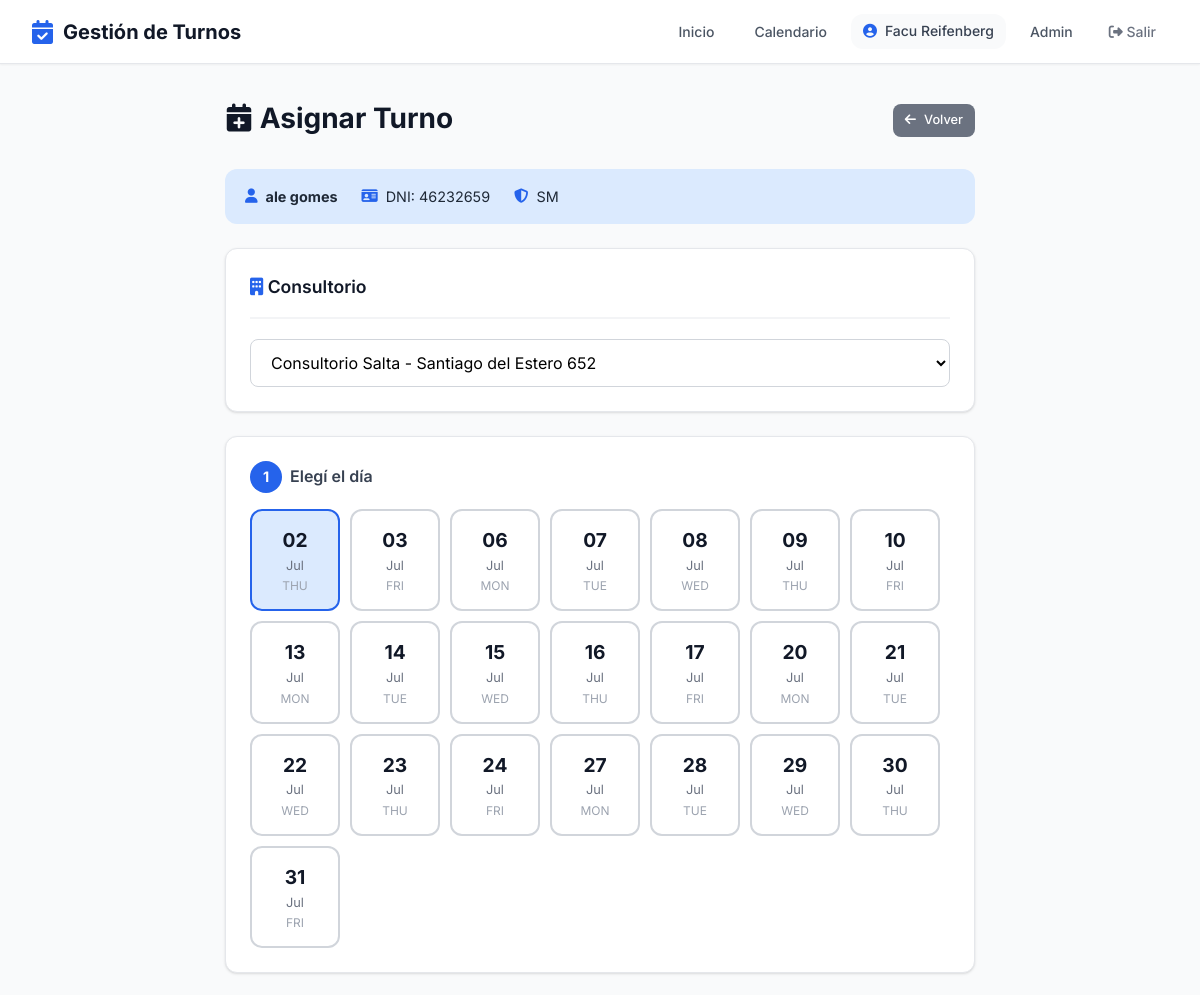
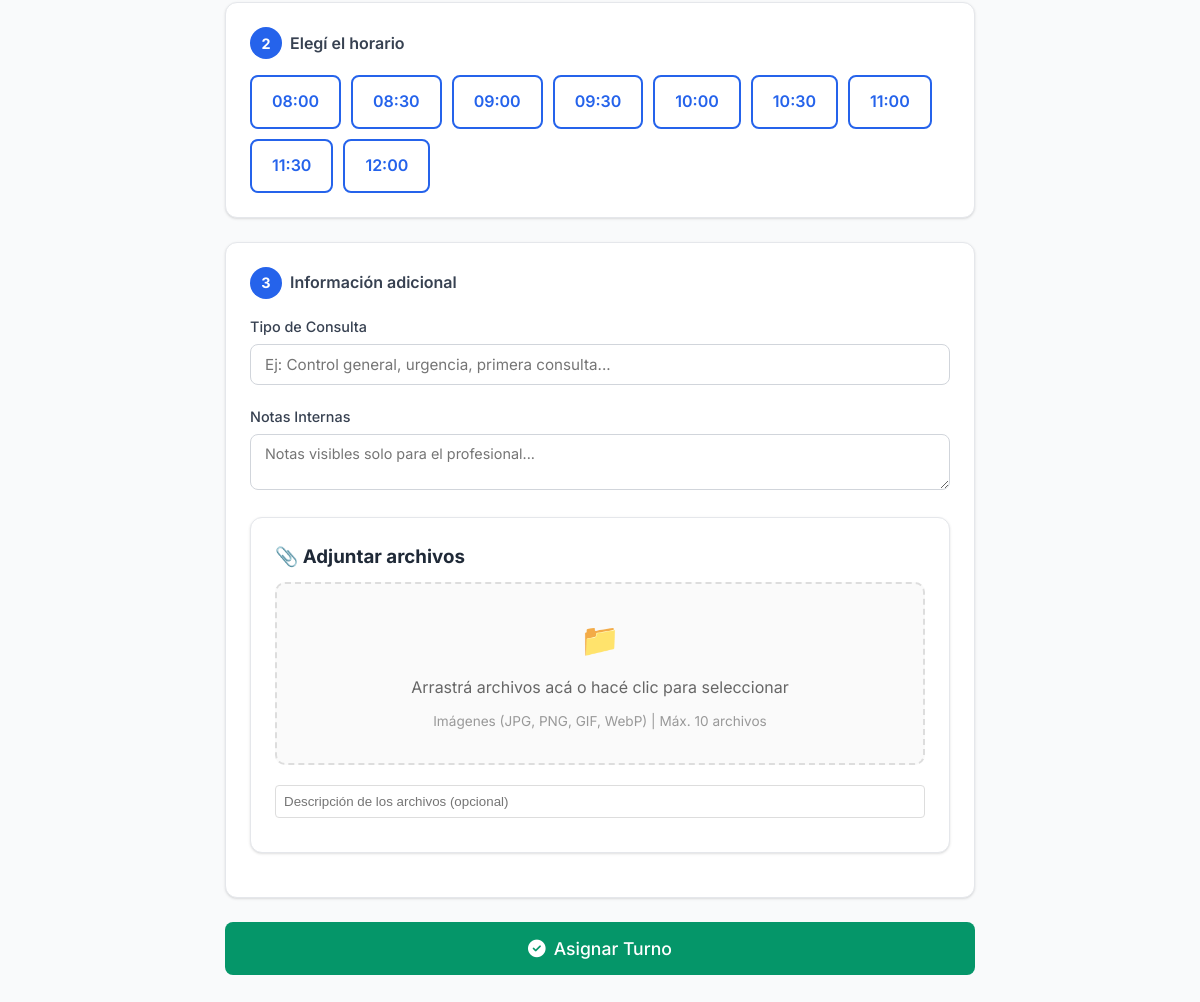
The app's page /profesional/asignar/42/ (signed in) with its own data (2 pictures, top to bottom).
### usuarios/models.py (models this page shows, shortened)
class Usuario(AbstractUser):
    ROLES = [
        ('admin', 'Administrador'),
        ('profesional', 'Profesional'),
        ('secretaria', 'Secretaría'),
        ('paciente', 'Paciente'),
    ]
    rol = models.CharField(max_length=20, choices=ROLES, default='paciente')
    telefono = models.CharField(max_length=20, blank=True)
    establecimiento = models.ForeignKey(
    'establecimientos.Establecimiento',
    on_delete=models.SET_NULL,
    null=True,
    blank=True,
    verbose_name='Establecimiento'
)
    class Meta:
        verbose_name = 'Usuario'
        verbose_name_plural = 'Usuarios'

### pacientes/models.py (models this page shows, shortened)
class Paciente(Persona):
    GENEROS = [
        ('M', 'Masculino'),
        ('F', 'Femenino'),
        ('X', 'No binario'),
    ]
    usuario = models.OneToOneField(
        'usuarios.Usuario',
        on_delete=models.SET_NULL,
        null=True,
        blank=True,
        verbose_name='Usuario'
    )
    genero = models.CharField(
        max_length=1,
        choices=GENEROS,
        blank=True,
        verbose_name='Género'
    )
    direccion = models.CharField(
        max_length=200,
        blank=True,
        verbose_name='Dirección'
    )
    obra_social = models.ForeignKey(
        'obras_sociales.ObraSocial',
        on_delete=models.SET_NULL,
        null=True,
        blank=True,
        verbose_name='Obra Social'
    )
    numero_afiliado = models.CharField(
        max_length=50,
        blank=True,
        verbose_name='Número de Afiliado'
    )
    plan_obra_social = models.ForeignKey(
        'obras_sociales.Plan',
        on_delete=models.SET_NULL,
        null=True,
        blank=True,
        verbose_name='Plan'
    )
    observaciones = models.TextField(
        blank=True,
        verbose_name='Observaciones'
    )
    sesiones_autorizadas = models.IntegerField(
    null=True,
    blank=True,
    verbose_name='Sesiones Autorizadas'
    )
    sesiones_restantes = models.IntegerField(
        null=True,
        blank=True,
        verbose_name='Sesiones Restantes'
    )
    fecha_vencimiento_sesiones = models.DateField(
        null=True,
        blank=True,
        verbose_name='Vencimiento de Sesiones'
    )
    contacto_emergencia_nombre = models.CharField(
        max_length=100,
        blank=True,
        verbose_name='Contacto Emergencia - Nombre'
    )
    contacto_emergencia_telefono = models.CharField(
        max_length=20,
        blank=True,
        verbose_name='Contacto Emergencia - Teléfono'
    )
    class Meta:
        verbose_name = 'Paciente'
        verbose_name_plural = 'Pacientes'
        ordering = ['apellido', 'nombre']

### obras_sociales/models.py (models this page shows, shortened)
class ObraSocial(ModeloBase):
    nombre = models.CharField(max_length=200, verbose_name='Nombre')
    sigla = models.CharField(max_length=20, verbose_name='Sigla')
    telefono = models.CharField(max_length=20, blank=True, verbose_name='Teléfono')
    email = models.EmailField(blank=True, verbose_name='Email')
    activo = models.BooleanField(default=True, verbose_name='Activo')
    class Meta:
        verbose_name = 'Obra Social'
        verbose_name_plural = 'Obras Sociales'
        ordering = ['nombre']

### turnos_profesionales/views.py (the view, shortened to what this page needs)
# urls.py: path('asignar/<int:paciente_id>/', views.asignar_turno, name='asignar_turno'),
@login_required
def asignar_turno(request, paciente_id):
    if request.user.rol not in ['profesional', 'secretaria']:
        return redirect('home')
    if request.user.rol == 'secretaria':
        profesional_id = request.GET.get('profesional')
        if profesional_id:
            profesional = get_object_or_404(Profesional, id=profesional_id)
        else:
            profesional = Profesional.objects.filter(
                establecimientos=request.user.establecimiento, activo=True
            ).first()
    else:
        profesional = get_object_or_404(Profesional, usuario=request.user)
    if not profesional:
        messages.error(request, 'No hay profesionales disponibles.')
        return redirect('panel_secretaria' if request.user.rol == 'secretaria' else 'home')
    paciente = get_object_or_404(Paciente, id=paciente_id)
    hoy = date.today()
    dias_disponibles = []
    agenda = Agenda.objects.filter(profesional=profesional, activo=True, fecha_inicio__lte=hoy + timedelta(days=30)).first()
    max_simultaneos = agenda.pacientes_simultaneos if agenda else 1
    if agenda:
        for i in range(30):
            fecha = hoy + timedelta(days=i)
            dia_semana = fecha.weekday()
            horario = HorarioAtencion.objects.filter(agenda=agenda, dia=dia_semana).first()
            if horario:
                hora_actual = horario.hora_inicio
                slots = []
                while hora_actual < horario.hora_fin:
                    hora_fin_slot = (datetime.combine(fecha, hora_actual) + timedelta(minutes=horario.duracion_turno)).time()
                    if hora_fin_slot <= horario.hora_fin:
                        ocupados = TurnoProfesional.objects.filter(
                            profesional=profesional, fecha=fecha,
                            hora_inicio=hora_actual, estado__in=['pendiente', 'confirmado']
                        ).count()
                        if ocupados < max_simultaneos:
                            slots.append(hora_actual.strftime('%H:%M'))
                    hora_actual = hora_fin_slot
                if slots:
                    dias_disponibles.append({
                        'fecha': fecha, 'fecha_str': fecha.strftime('%Y-%m-%d'),
                        'nombre_dia': fecha.strftime('%A'), 'slots': slots
                    })
    profesionales_consultorio = None
    if request.user.rol == 'secretaria':
        profesionales_consultorio = Profesional.objects.filter(
            establecimientos=request.user.establecimiento, activo=True
        )
    return render(request, 'turnos_profesionales/asignar_turno.html', {
        'profesional': profesional, 'paciente': paciente,
        'dias_disponibles': dias_disponibles, 'hoy': hoy,
        'profesionales_consultorio': profesionales_consultorio,
        'max_simultaneos': max_simultaneos,
    })

### turnos_profesionales/templates/turnos_profesionales/asignar_turno.html (shortened to what this page needs)
{% extends 'core_app/base.html' %}
{% block content %}
<div style="max-width: 750px; margin: 0 auto;">
    <div class="flex-between mb-6">
        <div class="page-header mb-0">
            <h1><i class="fas fa-calendar-plus text-success"></i> Asignar Turno</h1>
        </div>
        <a href="{% url 'ficha_paciente' paciente.id %}" class="btn btn-secondary btn-sm">
            <i class="fas fa-arrow-left"></i> Volver
        </a>
    </div>
    <div class="paciente-info-bar">
        <div class="paciente-info-item">
            <i class="fas fa-user text-primary"></i>
            <strong>{{ paciente.nombre_completo }}</strong>
        </div>
        <div class="paciente-info-item">
            <i class="fas fa-id-card text-primary"></i>
            DNI: {{ paciente.dni }}
        </div>
        {% if paciente.obra_social %}
        <div class="paciente-info-item">
            <i class="fas fa-shield-alt text-primary"></i>
            {{ paciente.obra_social.sigla }}
        </div>
        {% endif %}
    </div>
    {% if profesional.establecimientos.count > 1 %}
    <div class="card">
        <div class="card-header">
            <h3 class="card-title">
                <i class="fas fa-building text-primary"></i> Consultorio
            </h3>
        </div>
        <select name="establecimiento" style="width: 100%; padding: 12px 16px; border: 1px solid var(--gray-300); border-radius: var(--radius); font-family: inherit; font-size: 1rem; background: white;">
            {% for est in profesional.establecimientos.all %}
                <option value="{{ est.id }}">{{ est.nombre }} - {{ est.direccion }}</option>
            {% endfor %}
        </select>
    </div>
    {% endif %}
    {% if dias_disponibles %}
        <form method="post" enctype="multipart/form-data">
            <div class="card">
                <div class="step-indicator">
                    <span class="step-number">1</span>
                    <span style="font-weight: 600; color: var(--gray-700);">Elegí el día</span>
                </div>
                <div class="day-selector">
                    {% for dia in dias_disponibles %}
                    <label class="day-option {% if forloop.first %}selected{% endif %}"
                           onclick="seleccionarDia(this, '{{ dia.fecha_str }}')">
                        <div class="day-number">{{ dia.fecha|date:"d" }}</div>
                        <div class="day-month">{{ dia.fecha|date:"M" }}</div>
                        <div class="day-name">{{ dia.nombre_dia|slice:":3" }}</div>
                    </label>
                    {% endfor %}
                </div>
            </div>
            <div class="card">
                <div class="step-indicator">
                    <span class="step-number">2</span>
                    <span style="font-weight: 600; color: var(--gray-700);">Elegí el horario</span>
                </div>
                <div id="horarios-container">
                    {% for dia in dias_disponibles %}
                    <div class="time-slots horarios-dia" data-fecha="{{ dia.fecha_str }}"
                         style="display: {% if forloop.first %}flex{% else %}none{% endif %};">
                        {% for slot in dia.slots %}
                        <label class="time-option" onclick="seleccionarHora(this)">
                            {{ slot }}
                        </label>
                        {% endfor %}
                    </div>
                    {% endfor %}
                </div>
            </div>
            <div class="card">
                <div class="step-indicator">
                    <span class="step-number">3</span>
                    <span style="font-weight: 600; color: var(--gray-700);">Información adicional</span>
                </div>
                <div style="margin-bottom: 20px;">
                    <label style="display: block; margin-bottom: 6px; font-weight: 500; color: var(--gray-700); font-size: 0.9rem;">
                        Tipo de Consulta
                    </label>
                    <input type="text" name="tipo_consulta"
                           style="width: 100%; padding: 10px 14px; border: 1px solid var(--gray-300); border-radius: var(--radius); font-family: inherit; font-size: 0.95rem; transition: border-color 0.2s;"
                           placeholder="Ej: Control general, urgencia, primera consulta..."
                           onfocus="this.style.borderColor='var(--primary)'" onblur="this.style.borderColor='var(--gray-300)'">
                </div>
                <div style="margin-bottom: 20px;">
                    <label style="display: block; margin-bottom: 6px; font-weight: 500; color: var(--gray-700); font-size: 0.9rem;">
                        Notas Internas
                    </label>
                    <textarea name="notas" rows="2"
                              style="width: 100%; padding: 10px 14px; border: 1px solid var(--gray-300); border-radius: var(--radius); font-family: inherit; font-size: 0.9rem; resize: vertical; transition: border-color 0.2s;"
                              placeholder="Notas visibles solo para el profesional..."
                              onfocus="this.style.borderColor='var(--primary)'" onblur="this.style.borderColor='var(--gray-300)'"></textarea>
                </div>
                {% include 'core_app/includes/upload_archivos.html' %}
            </div>
            <button type="submit" class="btn btn-success btn-lg" style="width: 100%; padding: 16px; font-size: 1.1rem; justify-content: center;">
                <i class="fas fa-check-circle"></i> Asignar Turno
            </button>
        </form>
    {% endif %}
</div>
{% endblock %}

### core_app/templates/core_app/base.html (shortened to what this page needs)
<!DOCTYPE html>
<html lang="es">
<head>
    <link rel="stylesheet" href="https://cdnjs.cloudflare.com/ajax/libs/font-awesome/6.4.0/css/all.min.css">
</head>
<body>
    <nav class="navbar">
        <a href="{% url 'home' %}" class="navbar-brand">
            <i class="fas fa-calendar-check"></i>
            Gestión de Turnos
        </a>
        <ul class="navbar-nav">
            <li><a href="{% url 'home' %}" class="nav-link {% if request.resolver_match.url_name == 'home' %}active{% endif %}">Inicio</a></li>
            {% if user.is_authenticated %}
                {% if user.rol == 'profesional' %}
                    <li><a href="{% url 'calendario_semanal' %}" class="nav-link">Calendario</a></li>
                {% elif user.rol == 'secretaria' %}
                    <li><a href="{% url 'panel_secretaria' %}" class="nav-link">Panel Secretaría</a></li>
                    <li><a href="{% url 'calendario_semanal' %}" class="nav-link">Calendario</a></li>
                {% endif %}
                <li>
                    <span class="nav-user">
                        <i class="fas fa-user-circle"></i>
                        {{ user.get_full_name|default:user.username }}
                    </span>
                </li>
                <li><a href="{% url 'admin:index' %}" class="nav-link">Admin</a></li>
                <li>
                    <form method="post" action="{% url 'logout' %}" style="display: inline;">
                        <button type="submit" class="btn-logout">
                            <i class="fas fa-sign-out-alt"></i> Salir
                        </button>
                    </form>
                </li>
            {% else %}
                <li><a href="{% url 'login' %}" class="btn btn-sm">Ingresar</a></li>
                <li><a href="{% url 'registro' %}" class="btn btn-success btn-sm">Registrarse</a></li>
            {% endif %}
        </ul>
    </nav>
    <div class="container">
        {% block content %}{% endblock %}
    </div>
</body>
</html>

### records on screen
Usuario: get_full_name "Facu Reifenberg"
Paciente: nombre_completo "ale gomes", dni "46232659", obra_social.sigla "SM"

### other values on screen
{{ dia.fecha|date:"d" }} "02" "03" "06" "07" "08" "09" "10" "13" "14" "15" "16" "17" "20" "21" "22" "23" "24" "27" "28" "29" "30" "31"
{{ dia.fecha|date:"M" }} "Jul" "Jul" "Jul" "Jul" "Jul" "Jul" "Jul" "Jul" "Jul" "Jul" "Jul" "Jul" "Jul" "Jul" "Jul" "Jul" "Jul" "Jul" "Jul" "Jul" "Jul" "Jul"
{{ dia.nombre_dia|slice:":3" }} "THU" "FRI" "MON" "TUE" "WED" "THU" "FRI" "MON" "TUE" "WED" "THU" "FRI" "MON" "TUE" "WED" "THU" "FRI" "MON" "TUE" "WED" "THU" "FRI"
{{ slot }} "08:00" "08:30" "09:00" "09:30" "10:00" "10:30" "11:00" "11:30" "12:00"
form field establecimiento "Consultorio Salta - Santiago del Estero 652"
